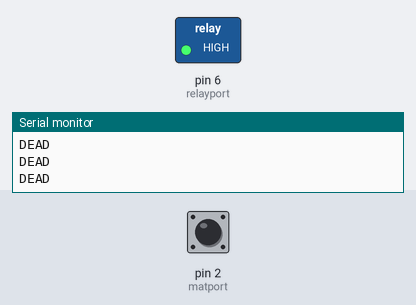
A sketch run on a simulated SparkFun Pro Micro, built with avr-gcc and run on an emulated ATmega32U4. Parts: switched loads named in the sketch (green lamp = pin HIGH), the last lines printed to the serial monitor. The inputs (shaded band) are chosen by the test bench; at power-on: pin 2 (matport) HIGH.

Above: at 1.2 s.
1.3 s: pin 2 (matport) pulled LOW for 0.15 s
At 1.37 s:
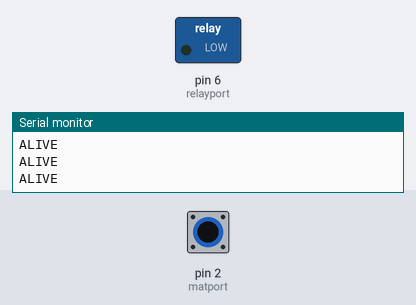
2.9 s: pin 2 (matport) pulled LOW for 3.2 s
At 7.0 s:
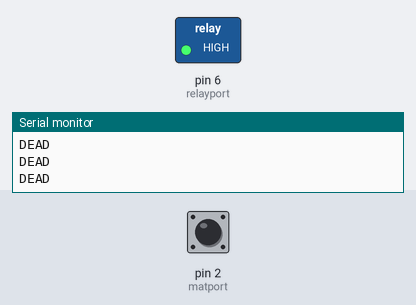
Timing chart, 0 to 8.5 s (numbered marks = the images above; inputs shaded):
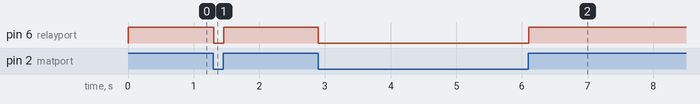

Measured:
- after the input at 1.3 s, pin 6 (relayport): HIGH → LOW at once, → HIGH 0.15 s later
- after the input at 2.9 s, pin 6 (relayport): HIGH → LOW at once, → HIGH 3.2 s later

The sketch:

mat.ino
```cpp
const int relayport = 6;
const int matport = 2;

void setup() {
  pinMode(relayport, OUTPUT);
  pinMode(matport, INPUT_PULLUP);
  Serial.begin(9600);
}

void loop() {

  int matstatus = digitalRead(matport);

  if(!matstatus) { // user on mat

    turnOnScreen();
    Serial.println("ALIVE");

  } else {

      turnOffScreen();
      Serial.println("DEAD");

  }
  delay(10);
}


void turnOnScreen() {
  digitalWrite(relayport, LOW);  // turn on relay
}

void turnOffScreen() {
  digitalWrite(relayport, HIGH);  // turn on relay
}
```
